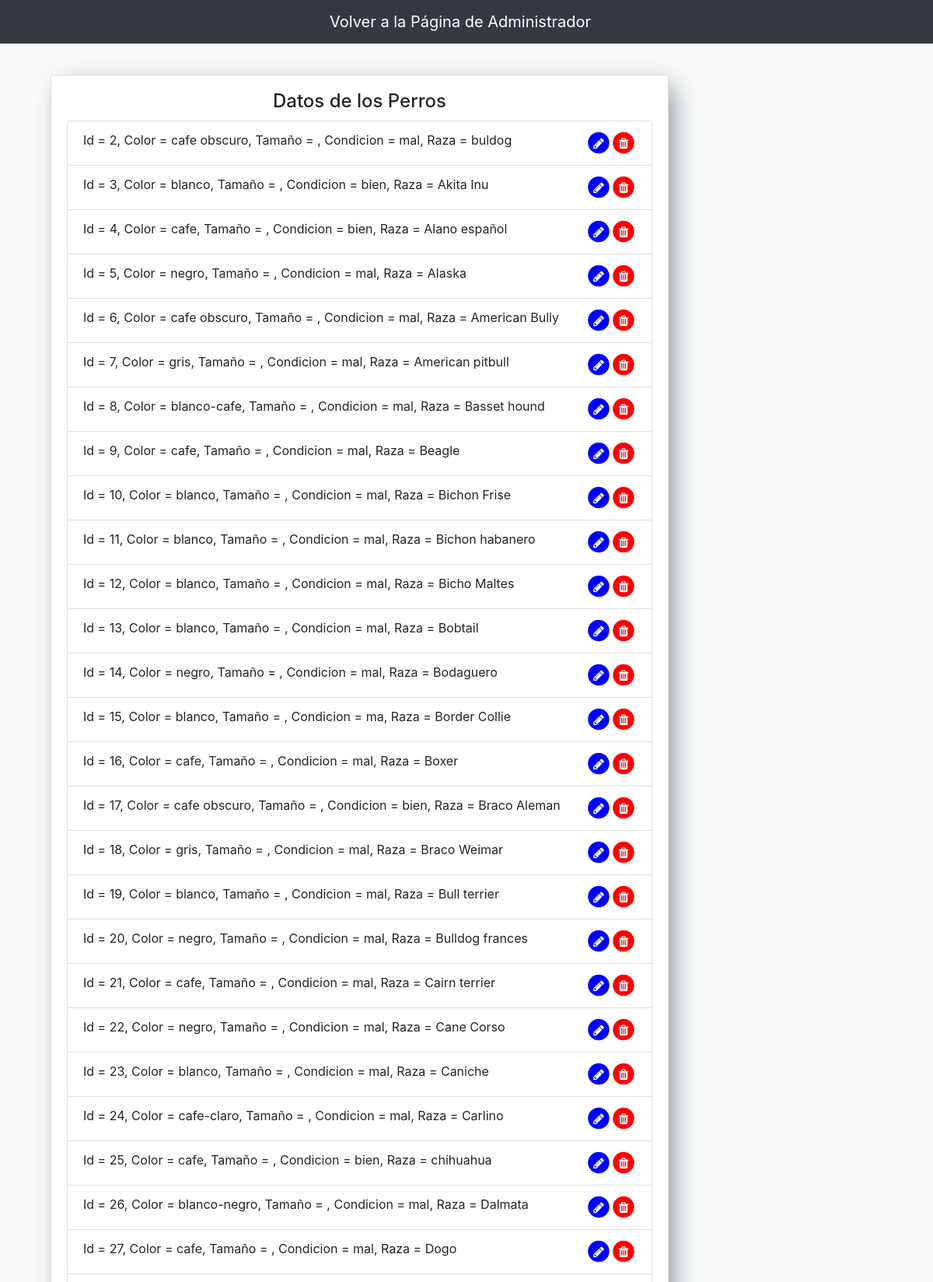
/Mod/index-perros.php (upper part), run on the app's committed database.
### tables this page shows
CREATE TABLE `perros` (
  `id_perro` int(11) NOT NULL,
  `color_perro` varchar(20) DEFAULT NULL,
  `tamaño_perro` varchar(20) DEFAULT NULL,
  `condicion_perro` varchar(10) DEFAULT NULL,
  `raza_perro` varchar(30) DEFAULT NULL,
  `id_empleado` int(8) DEFAULT NULL,
  `id_adopcion` int(8) DEFAULT NULL,
  PRIMARY KEY (`id_perro`),
  KEY `id_empleado` (`id_empleado`),
  KEY `id_adopcion` (`id_adopcion`),
  KEY `Razas` (`raza_perro`),
  KEY `Condicion_Perro` (`condicion_perro`),
  CONSTRAINT `perros_ibfk_1` FOREIGN KEY (`id_empleado`) REFERENCES `empleado` (`id_empleado`),
  CONSTRAINT `perros_ibfk_2` FOREIGN KEY (`id_adopcion`) REFERENCES `perros_adoptivos` (`id_adopcion`)
);

### Mod/index-perros.php (the view, shortened to what this page needs)
<!DOCTYPE html>
<html lang="es">
<head>
	<link rel="stylesheet" href="css/bootstrap.min.css">
	<link rel="stylesheet" href="css/style.css">
	<link rel="stylesheet" href="css/font-awesome.min.css">
</head>
  <body>
<nav class="container-fluid navbar navbar-expand-md navbar-dark bg-dark fixed-top">
    <div class="container">
      <a href="../Admin.html" class="navbar-brand">Volver a la Página de Administrador</a>
      </div>
  </nav>
<div class="container-fluid bg-light py-5">
<div class="container py-5" >
    <div class="row">
      <div class="col-md-9 ">
          <div class="card mr-auto sombra">
              <div class="card-body">
                <h4 class="card-title text-center">Datos de los Perros</h4>
                <ul class="list-group">
                <?php
                try {
                      $conexion = new PDO('mysql:host=mysql.proyectostsu.online;dbname=dogshousebase', "moises75484258", "moises7243858");
                  } catch (PDOException $e) {
                      print "¡Error!: " . $e->getMessage() . "<br/>";
                      die();
                  }
                  try
                  {
                  $sql = $conexion->prepare("SELECT * FROM perros");
                  $sql->execute();
                  while ( $fila = $sql->fetch()) {
                    ?>
                  <li class="list-group-item">
                    Id = <?php echo $fila['id_perro']?>,
                    Color = <?php echo $fila['color_perro']?>,
                    Tamaño = <?php echo $fila["tamano_perro"]?>,
                    Condicion = <?php echo $fila['condicion_perro']?>,
                    Raza = <?php echo $fila['raza_perro']?>
                      <span class="fa-stack  float-right eliminar" id="<?php echo $fila['id_perro']?>" style="color:red; cursor: pointer;" title="Eliminar Registro">
                      <i class="fa fa-circle fa-stack-2x"></i>
                      <i class="fa fa-trash fa-stack-1x fa-inverse"></i>
                      </span>
                      <span class="fa-stack  float-right modificar" id="<?php echo $fila['id_perro']?>" style="color:blue; cursor: pointer ;" title="Actualizar Registro">
                        <i class="fa fa-circle fa-stack-2x"></i>
                        <i class="fa fa-pencil fa-stack-1x fa-inverse"></i>
                      </span>
                  </li>
                    <?php
                  }
                }
                catch(Exception $ex)
                {
                    print "¡Error!: " . $ex->getMessage() . "<br/>";
                      die();
                }
                ?>
                </ul>
              </div>
            </div>
      </div>
    </div>
</div>
</div>
  </body>
</html>

### Mod/css/style.css (style rules this page uses)
html { position: relative; min-height: 100%; }
body { margin-bottom: 80px; }
.container { width: auto; max-width: 1100px; }
.sombra { box-shadow: 10px 10px 30px -6px #7f8c8d; }

### data on the page
perros: id_perro "2", color_perro "cafe obscuro", condicion_perro "mal", raza_perro "buldog"
perros: id_perro "3", color_perro "blanco", condicion_perro "bien", raza_perro "Akita Inu"
perros: id_perro "4", color_perro "cafe", condicion_perro "bien", raza_perro "Alano español"
perros: id_perro "5", color_perro "negro", condicion_perro "mal", raza_perro "Alaska"
perros: id_perro "6", color_perro "cafe obscuro", condicion_perro "mal", raza_perro "American Bully"
perros: id_perro "7", color_perro "gris", condicion_perro "mal", raza_perro "American pitbull"
perros: id_perro "8", color_perro "blanco-cafe", condicion_perro "mal", raza_perro "Basset hound"
perros: id_perro "9", color_perro "cafe", condicion_perro "mal", raza_perro "Beagle"
perros: id_perro "10", color_perro "blanco", condicion_perro "mal", raza_perro "Bichon Frise"
perros: id_perro "11", color_perro "blanco", condicion_perro "mal", raza_perro "Bichon habanero"
perros: id_perro "12", color_perro "blanco", condicion_perro "mal", raza_perro "Bicho Maltes"
perros: id_perro "13", color_perro "blanco", condicion_perro "mal", raza_perro "Bobtail"
perros: id_perro "14", color_perro "negro", condicion_perro "mal", raza_perro "Bodaguero"
perros: id_perro "15", color_perro "blanco", condicion_perro "ma", raza_perro "Border Collie"
perros: id_perro "16", color_perro "cafe", condicion_perro "mal", raza_perro "Boxer"
perros: id_perro "17", color_perro "cafe obscuro", condicion_perro "bien", raza_perro "Braco Aleman"
perros: id_perro "18", color_perro "gris", condicion_perro "mal", raza_perro "Braco Weimar"
perros: id_perro "19", color_perro "blanco", condicion_perro "mal", raza_perro "Bull terrier"
perros: id_perro "20", color_perro "negro", condicion_perro "mal", raza_perro "Bulldog frances"
perros: id_perro "21", color_perro "cafe", condicion_perro "mal", raza_perro "Cairn terrier"
perros: id_perro "22", color_perro "negro", condicion_perro "mal", raza_perro "Cane Corso"
perros: id_perro "23", color_perro "blanco", condicion_perro "mal", raza_perro "Caniche"
perros: id_perro "24", color_perro "cafe-claro", condicion_perro "mal", raza_perro "Carlino"
perros: id_perro "25", color_perro "cafe", condicion_perro "bien", raza_perro "chihuahua"
perros: id_perro "26", color_perro "blanco-negro", condicion_perro "mal", raza_perro "Dalmata"
perros: id_perro "27", color_perro "cafe", condicion_perro "mal", raza_perro "Dogo"
